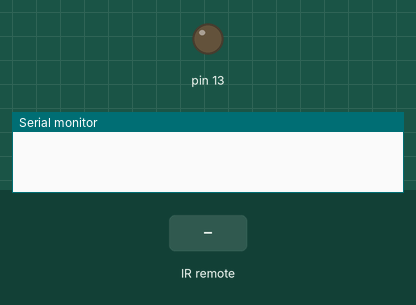
Simulated run of this sketch. Board: Arduino Uno, built with avr-gcc and run on an emulated ATmega328P. On the bench: output pins drawn as LEDs (lit = HIGH), the last lines printed to the serial monitor. The inputs (shaded band) are chosen by the test bench.

Above: at 1.2 s.
1.3 s: infrared code 0xFFA25D received
At 2.2 s:
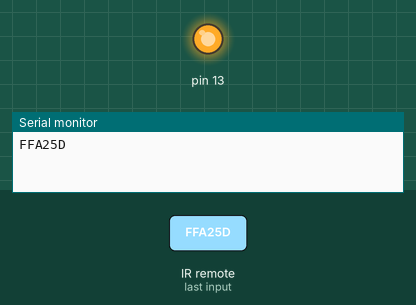
Timing chart, 0 to 4.3 s (numbered marks = the images above; inputs shaded):
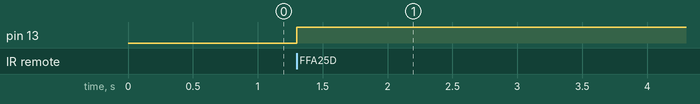

Measured:
- after the input at 1.3 s, pin 13: LOW → HIGH at once

The sketch:

IR_Receiver.ino
```cpp
#include <IRremote.h>
int RECV_PIN = 11;
int state = 0;
IRrecv irrecv(RECV_PIN);
decode_results results;
void setup()
{
  Serial.begin(9600);
  irrecv.enableIRIn();     // Start the receiver
  pinMode(13,OUTPUT);
}
void loop() {
  if (irrecv.decode(&results)) {
    Serial.println(results.value, HEX);
    irrecv.resume();        // Receive the next value
    if(results.value == 0xFFA25D){
      state = !state;
      digitalWrite(13,state);
    }
  }
}
```
